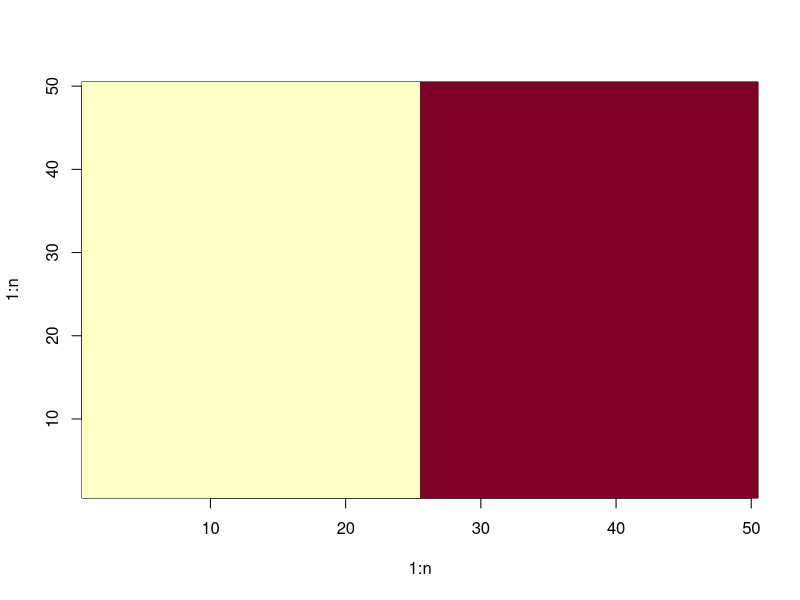
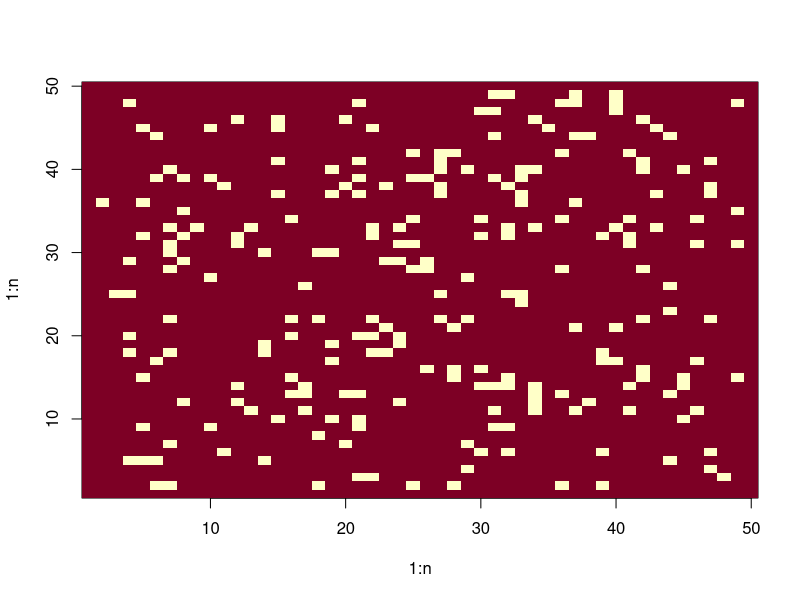
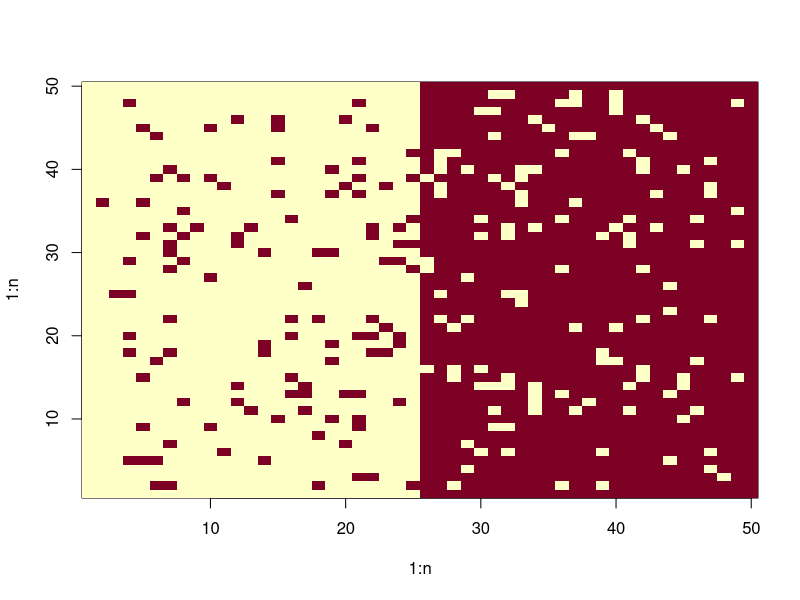
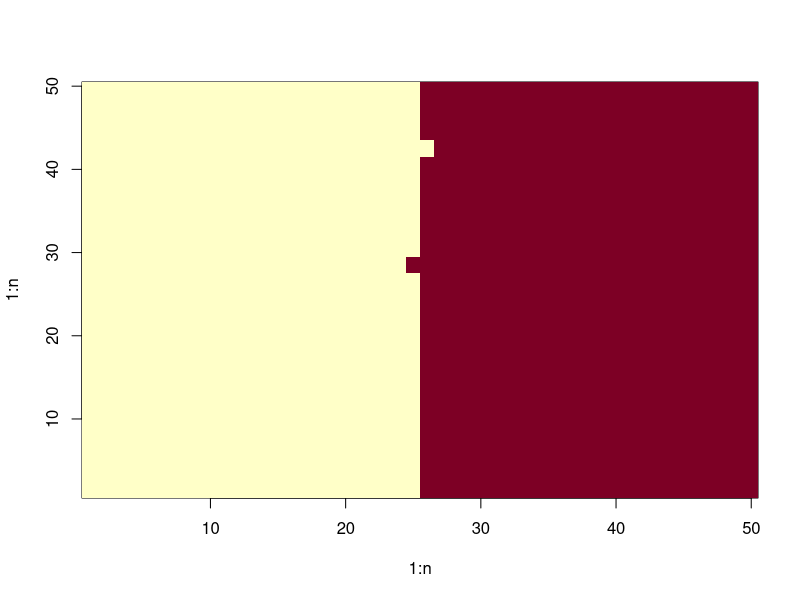

Write the R code that produced these figures, in order.
n = 50
p = 0.1
X = matrix(1, n, n)
X[1:(n/2),] = -1 # X e a imagem verdadeira
image(1:n, 1:n, X)
Y = as.matrix(2*(rbinom(n^2, 1, 1-p) - 0.5))
dim(Y) = c(n, n) # Y sao os pixels corrompido
Y[1,] = 1
Y[,1] = 1
Y[n,] = 1
Y[,n] = 1
image(1:n, 1:n, Y)
Z = X*Y # Z e a imagem observada
image(1:n, 1:n, Z)

a = -1
b = -1




# Alterar um unico pixel de Z como proposta.
rprop = function(Z)
{
  i = ceiling(runif(1, min = 1, max = 49))
  j = ceiling(runif(1, min = 1, max = 49))
  Z[i, j] = -Z[i, j]
  list(i = i, j = j, Z = Z)
}

# Ajeitar isso de forma a so depender de i, j, Z e
# o numero de 1's em Z ao redor de (i,j)
dif_log_mu = function(Z,i,j)
{
  dif = a*ifelse(Z[i,j]!=X[i,j],1,-1) - 
             4*b*((ifelse(Z[i,j]==Z[i+1,j],1,0)) +
                        (ifelse(Z[i,j]==Z[i-1,j],1,0)) +
                           (ifelse(Z[i,j]==Z[i,j+1],1,0)) +
                              (ifelse(Z[i,j]==Z[i,j-1],1,0))- 2)
  dif
}

metropolis_hastings = function(rprop, dif_log_mu, theta_1 = Z, B = 10^5)
{
  theta = as.list(rep(NA, B))
  theta[[1]] = theta_1 #matrix(1, n, n)
  for(ii in 2:B)
  {
    prop = rprop(theta[[ii-1]])
    i_prop = prop$i
    j_prop = prop$j
    Z_prop = prop$Z
    theta[[ii]] = Z_prop
    # modificar este pedaco para depender de i_prop, j_prop e Z_prop.
    log_L = dif_log_mu(Z_prop,i_prop,j_prop)
    if(log(runif(1)) > log_L) theta[[ii]] = theta[[ii-1]]
  }
  image(1:n, 1:n, theta[[B]])
}

metropolis_hastings(rprop, dif_log_mu)





